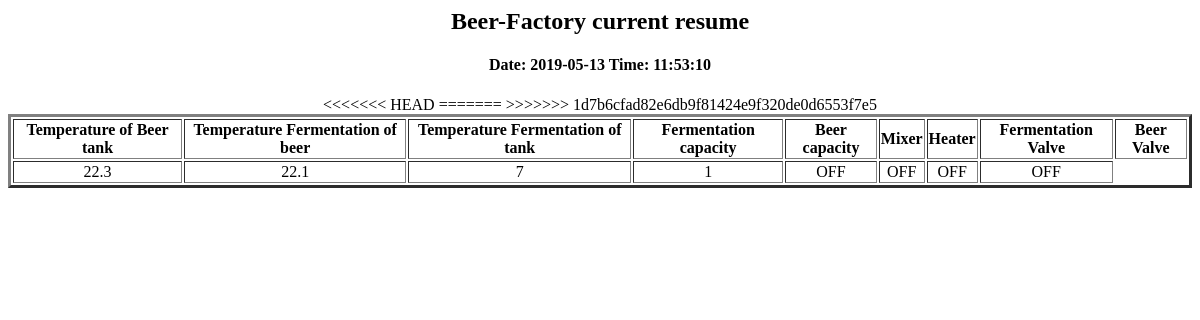
/, run on an earlier commit of the app's database.
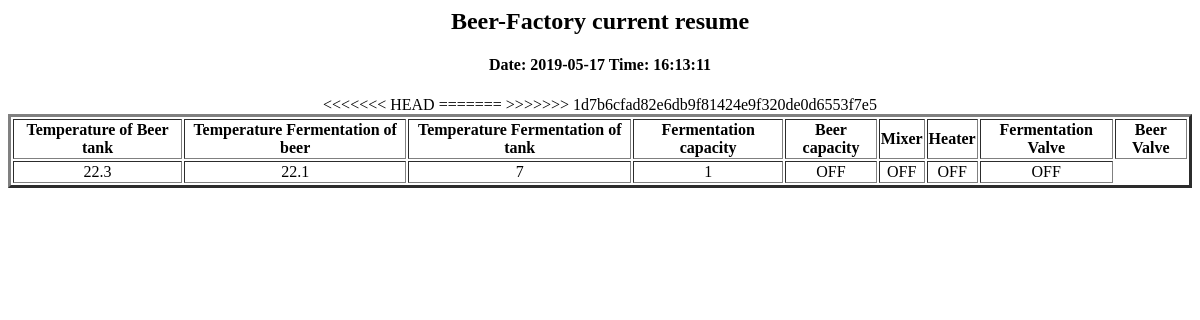
And on a later commit of the database.
### tables this page shows
CREATE TABLE "sensors" (
	`tdate`	DATE,
	`ttime`	TIME,
	`tempferm`	NUMERIC,
	`tempbeer`	NUMERIC,
	`capferm`	NUMERIC,
	`capbeer`	NUMERIC,
	`mixer`	TEXT,
	`heater`	TEXT,
	`valferm`	TEXT,
	`valbeer`	TEXT
);

### practica2.py (the view)
@app.route('/')
def Taula_actual():
	conn = sqlite3.connect('lleidabeer.db')
	print("Opened database successfully")
	llista =[]
	cursor = conn.execute("SELECT tdate,ttime,tempbeer,tempferm,capferm,capbeer,mixer,heater,valferm,valbeer from sensors")
	for row in cursor:
	   llista.append(row)
	print("Operation done successfully")
        llista = llista[-1:]
	conn.close()
	return  render_template("page.html",llista=llista)

### templates/page.html (shortened to what this page needs)
<html>
  <head>
  </head>
  <body>
<center>
<h2>Beer-Factory current resume</h2>
 <h4>Date: {{llista[-1][0]}}    Time: {{llista[-1][1]}} </h4>
    <table border="3">
      <tr align="center">
	<th>Temperature of  Beer tank</th>
	<th>Temperature Fermentation of beer</th>
	<th>Temperature Fermentation of tank</th>
	<th>Fermentation capacity</th>
        <th>Beer capacity</th>
	<th>Mixer</th>
	<th>Heater</th>
	<th>Fermentation Valve</th>
	<th>Beer Valve</th>
     </tr>
     <tr align="center">
     	  {% for x in range(2, 10)%}
	    <td> {{llista[0][x]}} </td>
	  {% endfor %}
      </tr>
    </table>
   </center>
  </body>
</html>

What changed in the data, as far as the page shows it:
no longer on this page (row unchanged): sensors: tdate "2019-05-13", ttime "11:53:10", tempbeer "22.3" "22.1" "7" "1" "OFF" "OFF" "OFF" "OFF"
added sensors: tdate "2019-05-17", ttime "16:13:11", tempbeer "22.3" "22.1" "7" "1" "OFF" "OFF" "OFF" "OFF"
